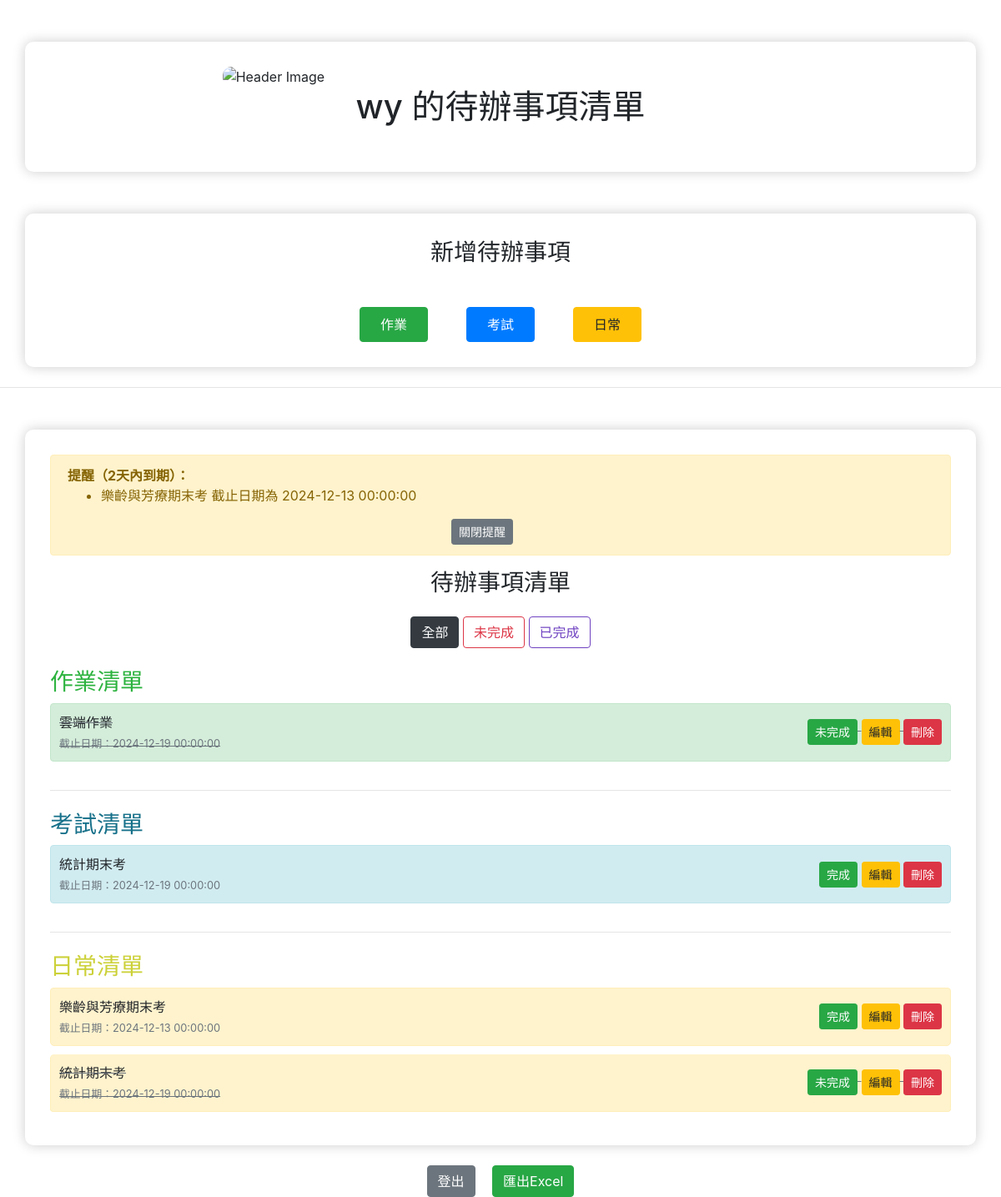
Screenshot of / (signed in) with the database file from the repository.
### app.py (models this page shows)
class User(db.Model):
    id = db.Column(db.Integer, primary_key=True)
    username = db.Column(db.String(150), nullable=False, unique=True)
    password = db.Column(db.String(200), nullable=False)
    todos = db.relationship('Todo', backref='user', lazy=True)

class Todo(db.Model):
    id = db.Column(db.Integer, primary_key=True)
    content = db.Column(db.String(200), nullable=False)
    completed = db.Column(db.Boolean, default=False)
    date_created = db.Column(db.DateTime, default=datetime.utcnow)
    due_date = db.Column(db.DateTime, nullable=True)
    user_id = db.Column(db.Integer, db.ForeignKey('user.id'), nullable=False)
    category = db.Column(db.String(50), nullable=False, default='日常')

### app.py (the view)
@app.route('/')
def index():
    if 'user_id' not in session:
        return redirect(url_for('login'))
    user = User.query.get(session['user_id'])
    if not user:
        return redirect(url_for('login'))
    category = request.args.get('category', 'all')
    if category == 'completed':
        todos = Todo.query.filter_by(user_id=user.id, completed=True).order_by(Todo.due_date.asc().nulls_last(), Todo.date_created.asc()).all()
    elif category == 'incomplete':
        todos = Todo.query.filter_by(user_id=user.id, completed=False).order_by(Todo.due_date.asc().nulls_last(), Todo.date_created.asc()).all()
    else:  # 默認顯示全部
        todos = Todo.query.filter_by(user_id=user.id).order_by(Todo.due_date.asc().nulls_last(), Todo.date_created.asc()).all()
    for todo in todos:
        todo.is_overdue = todo.due_date and todo.due_date < datetime.utcnow()
    reminders = session.pop('reminder', None)
    return render_template('index.html', todos=todos, username=user.username, reminders=reminders, category=category)

### templates/index.html (shortened to what this page needs)
<!DOCTYPE html>
<html lang="zh-Hant">
<head>
    <link rel="stylesheet" href="https://stackpath.bootstrapcdn.com/bootstrap/4.5.2/css/bootstrap.min.css">
</head>
<body>
    <div class="container">
        <img src="https://img.zuomeme.com/uploads/1693569081758172966967.jpg" alt="Header Image" class="header-image" style="display: block; margin: auto;width: 500pt; height: auto;">
        <h1 class="text-center mb-4">{{ username }} 的待辦事項清單</h1>
    </div>
    <div class="container">
        <h3 class="text-center mb-4">新增待辦事項</h3>
        <div class="row justify-content-center mt-5">
            <div class="col-auto">
                <a href="/category/作業" class="btn category-btn btn-success mx-2 py-2 px-4">
                    作業
                </a>
            </div>
            <div class="col-auto">
                <a href="/category/考試" class="btn category-btn btn-primary mx-2 py-2 px-4">
                    考試
                </a>
            </div>
            <div class="col-auto">
                <a href="/category/日常" class="btn category-btn btn-warning mx-2 py-2 px-4">
                    日常
                </a>
            </div>
        </div>
    </div>
    <hr class="my-4">
    <div class="container">
        <div class="alert alert-warning alert-dismissible fade show" role="alert">
            <strong>提醒（2天內到期）：</strong>
            <ul>
                {% for reminder in reminders %}
                    <li>{{ reminder }}</li>
                {% endfor %}
            </ul>
            <div class="text-center mt-2">
                <button type="button" class="btn btn-secondary btn-sm" data-bs-dismiss="alert" aria-label="Close">關閉提醒</button>
            </div>
        </div>
        <h3 class="text-center mb-4">待辦事項清單</h3>
        <div class="text-center mb-4">
            <a href="/?category=all" class="btn btn-outline-dark {% if category == 'all' %}active{% endif %}">全部</a>
            <a href="/?category=incomplete" class="btn btn-outline-danger {% if category == 'incomplete' %}active{% endif %}">未完成</a>
            <a href="/?category=completed" class="btn btn-outline-purple {% if category == 'completed' %}active{% endif %}">已完成</a>
        </div>
        {% macro render_category(category_name, todos) %}
        <div class="category">
            <h3 class="
            {% if category_name == '作業' %}text-green{% elif category_name == '考試' %}text-blue{% elif category_name == '日常' %}text-Yellow{% endif %}">
            {{ category_name }}清單
            </h3>
            <ul class="list-group">
                {% for todo in todos if todo.category == category_name %}
                    <li class="list-group-item todo-item category-{{ category_name }} {% if todo.completed %}completed{% endif %}">
                        <div class="d-flex justify-content-between align-items-center">
                            <div>
                                <span class="{% if todo.is_overdue %}text-danger{% else %}text-body{% endif %}">
                                    {{ todo.content }}
                                </span><br>
                                <small class="{% if todo.is_overdue %}text-danger{% else %}text-muted{% endif %}">
                                    截止日期：{{ todo.due_date.strftime('%Y-%m-%d %H:%M:%S') }}
                                </small>
                            </div>
                            <div>
                                <a href="/complete/{{ todo.id }}" class="btn btn-success btn-sm">
                                    {{ '未完成' if todo.completed else '完成' }}
                                </a>
                                <a href="javascript:void(0);" class="btn btn-warning btn-sm edit-btn"
                                data-id="{{ todo.id }}" data-content="{{ todo.content }}"
                                data-due-date="{{ todo.due_date.strftime('%Y-%m-%d') if todo.due_date else '' }}">
                                    編輯
                                </a>
                                <a href="/delete/{{ todo.id }}" class="btn btn-danger btn-sm">刪除</a>
                            </div>
                        </div>
                    </li>
                {% endfor %}
            </ul>
        </div>
        {% endmacro %}
        {{ render_category('作業', todos) }}
        <hr class="my-4">
        {{ render_category('考試', todos) }}
        <hr class="my-4">
        {{ render_category('日常', todos) }}
    </div>
    <div class="text-center mt-4">
        <a href="/logout" class="btn btn-secondary mx-2">登出</a>
        <a href="/export" class="btn btn-success mx-2">匯出Excel</a>
    </div>
</body>
</html>

### templates/index.html (style rules this page uses)
body { background-color: #ffffff; transition: background-color 0.3s ease; }
.container { margin-top: 50px; background-color: #ffffff; padding: 30px; border-radius: 10px; box-shadow: 0 0 15px rgba(0, 0, 0, 0.2); }
.todo-item { padding: 10px; border-radius: 5px; margin-bottom: 10px; }
.completed { text-decoration: line-through; color: #6c757d; }
.header-image { width: 100%; height: auto; margin-bottom: 20px; border-radius: 10px; }
.list-group-item.category-考試 { background-color: #d1ecf1; border-color: #bee5eb; }
.list-group-item.category-作業 { background-color: #d4edda; border-color: #c3e6cb; }
.list-group-item.category-日常 { background-color: #fff3cd; border-color: #ffeeba; }
.text-blue { color: rgb(23, 113, 138); }
.text-green { color: rgb(45, 179, 63); }
.text-Yellow { color: rgb(204, 209, 57); }
.btn-outline-purple { color: #6f42c1; border-color: #6f42c1; }

### rows the page displays
User: username "wy"
Todo: content "雲端作業", due_date "2024-12-19 00:00:00", completed "未完成"
Todo: content "統計期末考", due_date "2024-12-19 00:00:00", completed "完成"
Todo: content "樂齡與芳療期末考", due_date "2024-12-13 00:00:00", completed "完成"
Todo: content "統計期末考", due_date "2024-12-19 00:00:00", completed "未完成"

### other values shown
{{ reminder }} "樂齡與芳療期末考 截止日期為 2024-12-13 00:00:00"
{{ category_name }} "作業 考試 日常"
